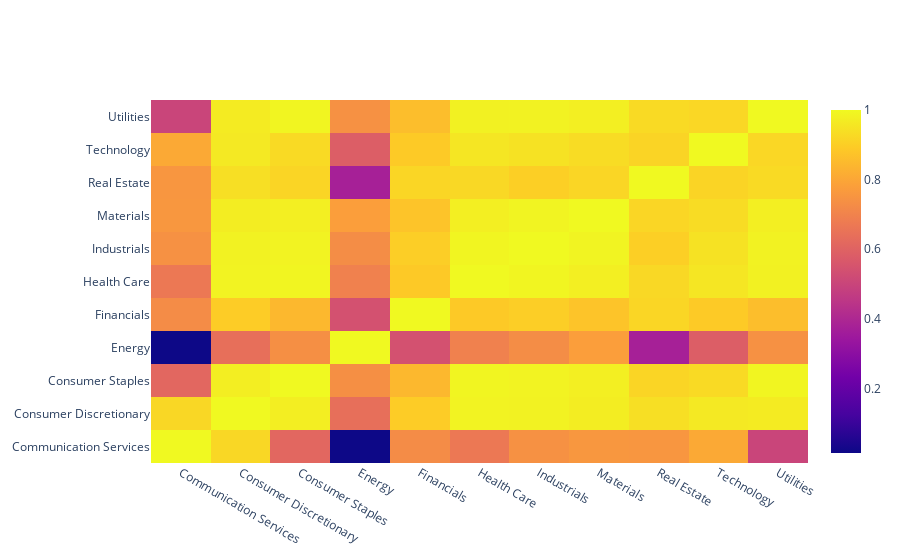

Source (notebook cell):
### Code cell
#heatmap sector call

heatmap_sectors(sector_df)
